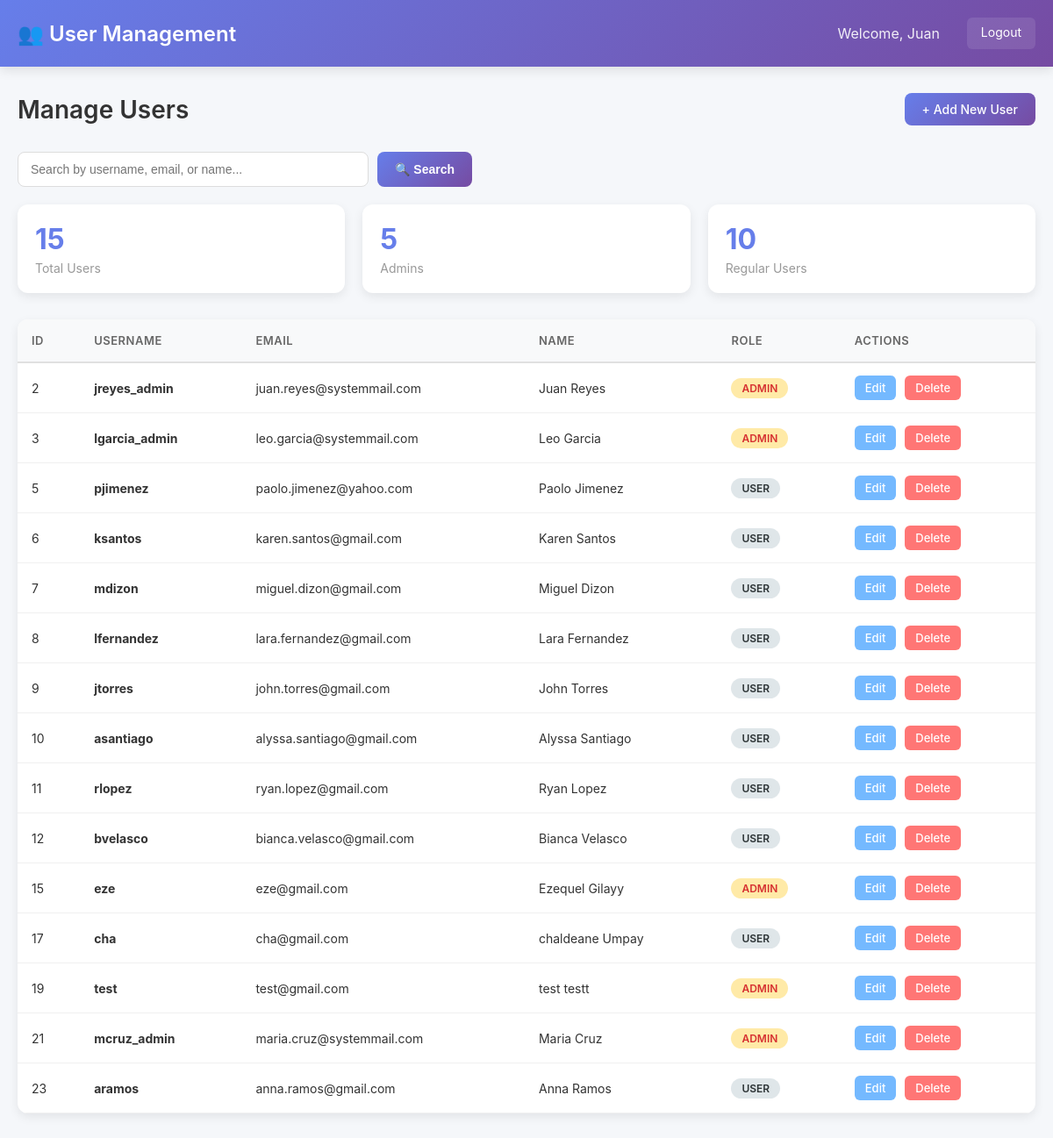
Screenshot of /admin_users.php (signed in) with the database file from the repository.
### tables this page shows
CREATE TABLE `users` (
  `id` int(11) NOT NULL,
  `username` varchar(50) NOT NULL,
  `email` varchar(120) NOT NULL,
  `password_hash` varchar(255) NOT NULL,
  `role` enum('admin','user') NOT NULL DEFAULT 'user',
  `firstname` varchar(60) NOT NULL,
  `lastname` varchar(60) NOT NULL,
  `gender` enum('male','female','other') DEFAULT 'other',
  `nationality` varchar(80) DEFAULT NULL,
  `contact_number` varchar(30) DEFAULT NULL,
  `created_at` timestamp NOT NULL DEFAULT current_timestamp()
);

### public/admin_users.php (the view, shortened to what this page needs)
<?php
require "../components/pdo.php";
$search = isset($_GET['search']) ? trim($_GET['search']) : '';
$search_sanitized = htmlspecialchars($search, ENT_QUOTES, 'UTF-8');
if (!empty($search)) {
    $stmt = $pdo->prepare("SELECT * FROM users WHERE username LIKE ? OR email LIKE ? OR firstname LIKE ? OR lastname LIKE ? ORDER BY id ASC");
    $search_param = '%' . $search . '%';
    $stmt->execute([$search_param, $search_param, $search_param, $search_param]);
} else {
    $stmt = $pdo->query("SELECT * FROM users ORDER BY id ASC");
}
$users = $stmt->fetchAll();
?>
<!DOCTYPE html>
<html lang="en">
<head>
</head>
<body>
    <header>
        <div class="header-content">
            <div class="header-title">👥 User Management</div>
            <div class="header-nav">
                <span style="padding: 8px 16px; opacity: 0.9;">Welcome, <?= htmlspecialchars($_SESSION['firstname']) ?></span>
                <a href="logout.php">Logout</a>
            </div>
        </div>
    </header>
    <div class="container">
        <div class="page-header">
            <h1 class="page-title">Manage Users</h1>
            <a href="admin_users_create.php" class="btn-primary">+ Add New User</a>
        </div>
        <form method="GET" class="search-form">
            <div class="search-box">
                <input
                    type="text"
                    name="search"
                    placeholder="Search by username, email, or name..."
                    value="<?= $search_sanitized ?>"
                >
                <button type="submit">🔍 Search</button>
            </div>
        </form>
        <?php if (count($users) > 0): ?>
            <div class="stats">
                <div class="stat-card">
                    <div class="stat-number"><?= count($users) ?></div>
                    <div class="stat-label">Total Users</div>
                </div>
                <div class="stat-card">
                    <div class="stat-number"><?= count(array_filter($users, fn($u) => $u['role'] == 'admin')) ?></div>
                    <div class="stat-label">Admins</div>
                </div>
                <div class="stat-card">
                    <div class="stat-number"><?= count(array_filter($users, fn($u) => $u['role'] == 'user')) ?></div>
                    <div class="stat-label">Regular Users</div>
                </div>
            </div>
            <div class="table-container">
                <table>
                    <thead>
                        <tr>
                            <th>ID</th>
                            <th>Username</th>
                            <th>Email</th>
                            <th>Name</th>
                            <th>Role</th>
                            <th>Actions</th>
                        </tr>
                    </thead>
                    <tbody>
                        <?php foreach ($users as $u): ?>
                        <tr>
                            <td><?= htmlspecialchars($u["id"]) ?></td>
                            <td><strong><?= htmlspecialchars($u["username"]) ?></strong></td>
                            <td><?= htmlspecialchars($u["email"]) ?></td>
                            <td><?= htmlspecialchars($u["firstname"] . " " . $u["lastname"]) ?></td>
                            <td>
                                <span class="role-badge role-<?= $u["role"] === 'admin' ? 'admin' : 'user' ?>">
                                    <?= $u["role"] === 'admin' ? 'Admin' : 'User' ?>
                                </span>
                            </td>
                            <td>
                                <div class="actions">
                                    <a href="admin_users_edit.php?id=<?= $u["id"] ?>" class="btn-edit">Edit</a>
                                    <a href="admin_users_delete.php?id=<?= $u["id"] ?>" class="btn-delete" onclick="return confirm('Are you sure you want to delete this user?');">Delete</a>
                                </div>
                            </td>
                        </tr>
                        <?php endforeach; ?>
                    </tbody>
                </table>
            </div>
        <?php endif; ?>
    </div>
</body>
</html>

### public/admin_users.php (style rules this page uses)
* { margin: 0; padding: 0; box-sizing: border-box; }
body { font-family: -apple-system, BlinkMacSystemFont, 'Segoe UI', 'Helvetica Neue', sans-serif; background-color: #f5f7fa; color: #333; }
header { background: linear-gradient(135deg, #667eea 0%, #764ba2 100%); color: white; padding: 20px 0; box-shadow: 0 4px 12px rgba(0, 0, 0, 0.1); position: sticky; top: 0; z-index: 100; }
.header-content { max-width: 1200px; margin: 0 auto; padding: 0 20px; display: flex; justify-content: space-between; align-items: center; }
.header-title { font-size: 24px; font-weight: 600; }
.header-nav { display: flex; gap: 15px; }
.header-nav a { color: white; text-decoration: none; padding: 8px 16px; border-radius: 6px; font-size: 14px; transition: all 0.3s ease; background: rgba(255, 255, 255, 0.1); }
.container { max-width: 1200px; margin: 0 auto; padding: 30px 20px; }
.page-header { display: flex; justify-content: space-between; align-items: center; margin-bottom: 30px; flex-wrap: wrap; gap: 15px; }
.page-title { font-size: 28px; font-weight: 600; color: #333; }
.search-form { margin-bottom: 20px; }
.search-box { display: flex; gap: 10px; width: 100%; }
.search-box input { flex: 1; max-width: 400px; padding: 11px 14px; border: 1.5px solid #ddd; border-radius: 8px; font-size: 14px; transition: all 0.3s ease; }
.search-box button { padding: 11px 20px; background: linear-gradient(135deg, #667eea 0%, #764ba2 100%); color: white; border: none; border-radius: 8px; cursor: pointer; font-weight: 600; font-size: 14px; transition: all 0.3s ease; white-space: nowrap; }
.btn-primary { background: linear-gradient(135deg, #667eea 0%, #764ba2 100%); color: white; padding: 10px 20px; border: none; border-radius: 8px; text-decoration: none; display: inline-block; cursor: pointer; font-weight: 500; font-size: 14px; transition: all 0.3s ease; }
.table-container { background: white; border-radius: 12px; box-shadow: 0 4px 12px rgba(0, 0, 0, 0.08); overflow: hidden; }
table { width: 100%; border-collapse: collapse; }
thead { background-color: #f8f9fa; border-bottom: 2px solid #e0e0e0; }
th { padding: 16px; text-align: left; font-weight: 600; font-size: 13px; color: #666; text-transform: uppercase; letter-spacing: 0.5px; }
td { padding: 14px 16px; border-bottom: 1px solid #f0f0f0; font-size: 14px; }
tbody tr { transition: background-color 0.2s ease; }
.role-badge { display: inline-block; padding: 4px 12px; border-radius: 20px; font-size: 12px; font-weight: 600; text-transform: uppercase; }
.role-admin { background-color: #ffeaa7; color: #d63031; }
.role-user { background-color: #dfe6e9; color: #2d3436; }
.actions { display: flex; gap: 10px; }
.btn-edit, .btn-delete { padding: 6px 12px; border: none; border-radius: 6px; font-size: 13px; cursor: pointer; text-decoration: none; display: inline-block; font-weight: 500; transition: all 0.3s ease; }
.btn-edit { background-color: #74b9ff; color: white; }
.btn-delete { background-color: #ff7675; color: white; }
.stats { display: grid; grid-template-columns: repeat(auto-fit, minmax(200px, 1fr)); gap: 20px; margin-bottom: 30px; }
.stat-card { background: white; padding: 20px; border-radius: 12px; box-shadow: 0 4px 12px rgba(0, 0, 0, 0.08); }
.stat-number { font-size: 32px; font-weight: 700; color: #667eea; margin-bottom: 5px; }
.stat-label { font-size: 14px; color: #999; }

### rows the page displays
users: id "2", username "jreyes_admin", email "juan.reyes@systemmail.com", firstname+lastname "Juan Reyes", role "ADMIN"
users: id "3", username "lgarcia_admin", email "leo.garcia@systemmail.com", firstname+lastname "Leo Garcia", role "ADMIN"
users: id "5", username "pjimenez", email "paolo.jimenez@yahoo.com", firstname+lastname "Paolo Jimenez", role "USER"
users: id "6", username "ksantos", email "karen.santos@gmail.com", firstname+lastname "Karen Santos", role "USER"
users: id "7", username "mdizon", email "miguel.dizon@gmail.com", firstname+lastname "Miguel Dizon", role "USER"
users: id "8", username "lfernandez", email "lara.fernandez@gmail.com", firstname+lastname "Lara Fernandez", role "USER"
users: id "9", username "jtorres", email "john.torres@gmail.com", firstname+lastname "John Torres", role "USER"
users: id "10", username "asantiago", email "alyssa.santiago@gmail.com", firstname+lastname "Alyssa Santiago", role "USER"
users: id "11", username "rlopez", email "ryan.lopez@gmail.com", firstname+lastname "Ryan Lopez", role "USER"
users: id "12", username "bvelasco", email "bianca.velasco@gmail.com", firstname+lastname "Bianca Velasco", role "USER"
users: id "15", username "eze", email "eze@gmail.com", firstname+lastname "Ezequel Gilayy", role "ADMIN"
users: id "17", username "cha", email "cha@gmail.com", firstname+lastname "chaldeane Umpay", role "USER"
users: id "19", username "test", email "test@gmail.com", firstname+lastname "test testt", role "ADMIN"
users: id "21", username "mcruz_admin", email "maria.cruz@systemmail.com", firstname+lastname "Maria Cruz", role "ADMIN"
users: id "23", username "aramos", email "anna.ramos@gmail.com", firstname+lastname "Anna Ramos", role "USER"

### other values shown
$_SESSION['firstname'] "Juan"
count($users) "15"
count(array_filter($users, fn($u) => $u['role'] == 'admin')) "5"
count(array_filter($users, fn($u) => $u['role'] == 'user')) "10"
